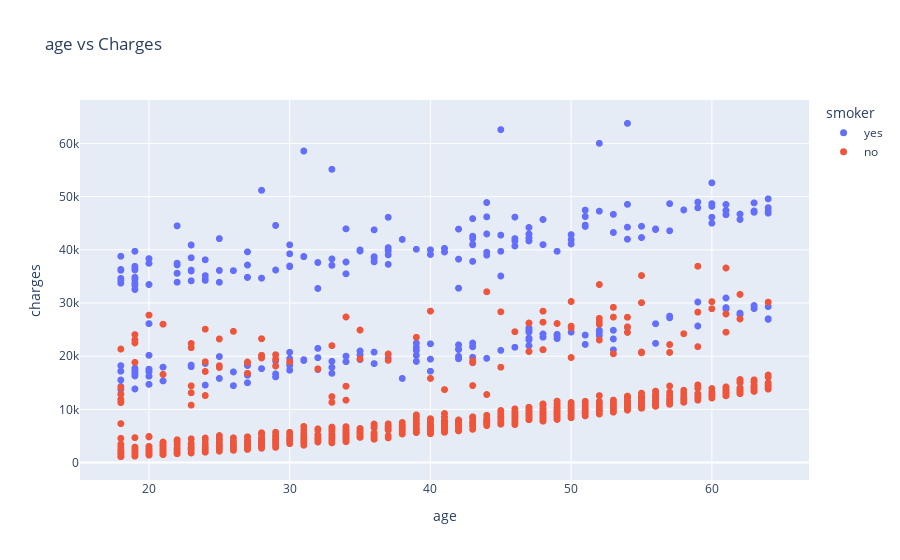

Write notebook code for a chart like this one.
### Code cell
fig=px.scatter(medical_df,
               x='age',
               y='charges',
               color='smoker',
               hover_data=['sex','bmi'],
               title='age vs Charges')
fig.update_traces(marker_size=7)
fig.show()

### Figure 1 — Plotly figure (JSON) as saved in the notebook; plotly's stock layout.template omitted (floating-point values rounded to 4 significant figures; data arrays with more than 128 entries replaced by an {"elided": "..."} marker saying what was removed)
{"data": [{"customdata": {"elided": "274x2 mixed values"}, "hovertemplate": "smoker=yes<br>age=%{x}<br>charges=%{y}<br>sex=%{customdata[0]}<br>bmi=%{customdata[1]}<extra></extra>", "legendgroup": "yes", "marker": {"color": "#636efa", "size": 7, "symbol": "circle"}, "mode": "markers", "name": "yes", "showlegend": true, "type": "scattergl", "x": {"elided": "274 int values"}, "xaxis": "x", "y": {"elided": "274 float values"}, "yaxis": "y"}, {"customdata": {"elided": "1064x2 mixed values"}, "hovertemplate": "smoker=no<br>age=%{x}<br>charges=%{y}<br>sex=%{customdata[0]}<br>bmi=%{customdata[1]}<extra></extra>", "legendgroup": "no", "marker": {"color": "#EF553B", "size": 7, "symbol": "circle"}, "mode": "markers", "name": "no", "showlegend": true, "type": "scattergl", "x": {"elided": "1064 int values"}, "xaxis": "x", "y": {"elided": "1064 float values"}, "yaxis": "y"}], "layout": {"legend": {"title": {"text": "smoker"}, "tracegroupgap": 0}, "title": {"text": "age vs Charges"}, "xaxis": {"anchor": "y", "domain": [0, 1], "title": {"text": "age"}}, "yaxis": {"anchor": "x", "domain": [0, 1], "title": {"text": "charges"}}}}
